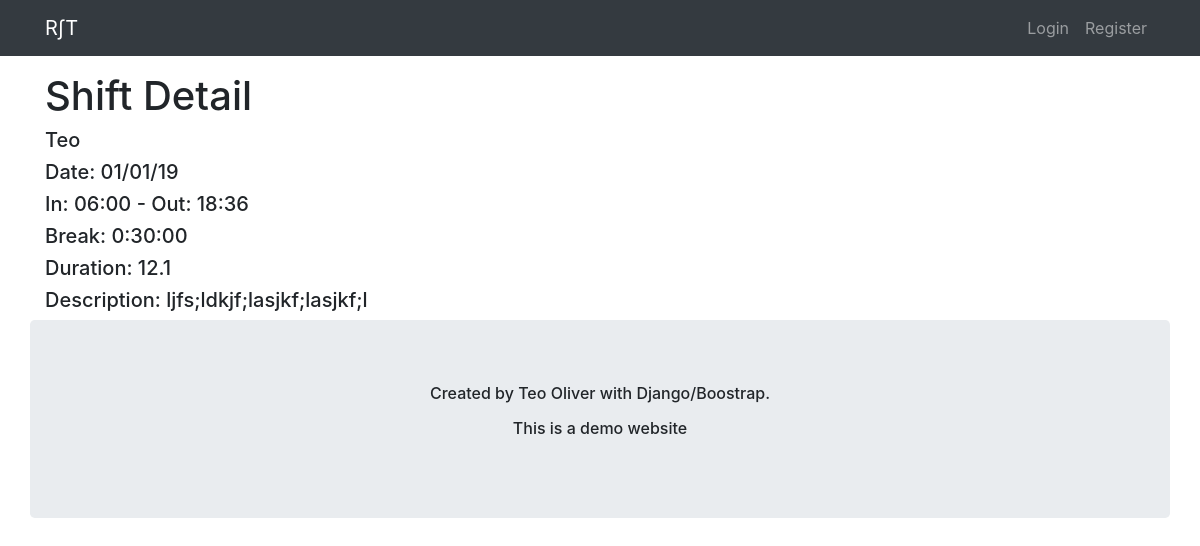
Page /detail/1/ on the committed database.
### hoursCalc/models.py (models this page shows, shortened)
class Shift(models.Model):
    name = models.ForeignKey(User,on_delete=models.CASCADE)
    clock_in = models.DateTimeField(blank=True, null=True) #not blanck or null
    clock_out = models.DateTimeField(blank=True, null=True)  #not blanck or null
    date = models.DateField(blank=True, null=True) #not blanck or null
    duration  = models.FloatField(default=0)
    break_time = models.DurationField(blank=True, null=True)
    description = models.TextField(blank=True, null=True, max_length=600)
    class Meta:
        ordering = ['-date']

### hoursCalc/views.py (the view)
# urls.py: path('detail/<int:pk>/', shift_views.shift_detail, name='detail'),
def shift_detail(request, pk):
    shift = get_object_or_404(Shift, pk=pk)
    return render(request, 'hoursCalc/shift_detail.html', {'shift': shift})

### hoursCalc/templates/hoursCalc/shift_detail.html
{% extends './base.html' %}
{% block content %}
<h1>Shift Detail</h1>
<h5>{{ shift.name }}</h5>
<h5>Date: {{ shift.date|date:"d/m/y" }}</h5>
<h5>In: {{ shift.clock_in|date:"H:i" }} - Out: {{ shift.clock_out|date:"H:i"}}</h5>
<h5>Break: {{ shift.break_time}}</h5>
<h5>Duration: {{shift.duration}}</h5>
<h5>Description: {{shift.description}}</h5>
{% endblock content %}

### rows in the picture
Shift: name "Teo", date "01/01/19", clock_in "06:00", clock_out "18:36", break_time "0:30:00", duration "12.1", description "ljfs;ldkjf;lasjkf;lasjkf;l"
